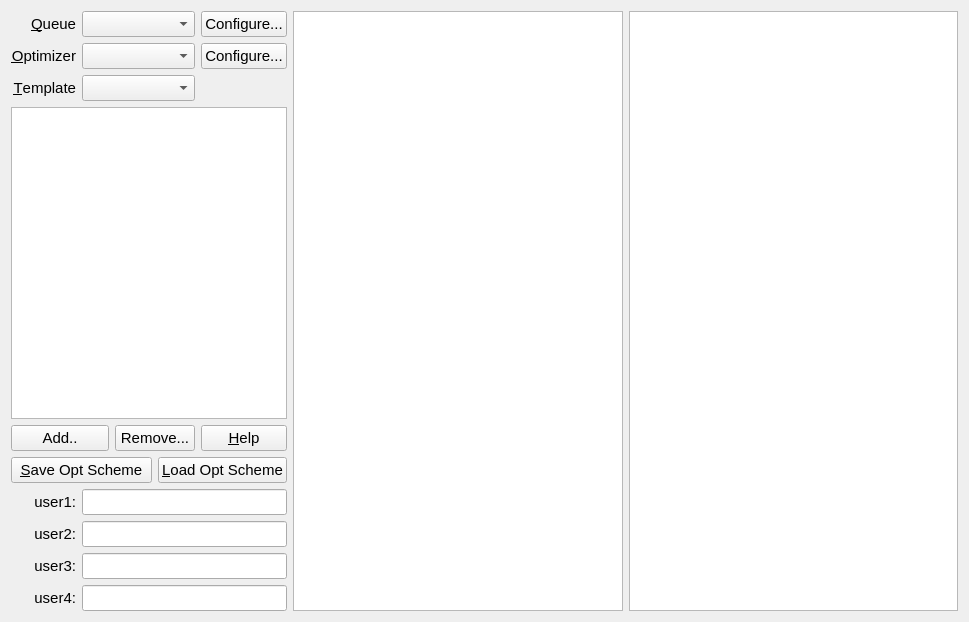
<?xml version="1.0" encoding="UTF-8"?>
<ui version="4.0">
 <class>DefaultEditTab</class>
 <widget class="QWidget" name="DefaultEditTab">
  <property name="geometry">
   <rect>
    <x>0</x>
    <y>0</y>
    <width>969</width>
    <height>622</height>
   </rect>
  </property>
  <property name="windowTitle">
   <string>Form</string>
  </property>
  <layout class="QGridLayout" name="gridLayout">
   <item row="0" column="0">
    <widget class="QLabel" name="label_6">
     <property name="sizePolicy">
      <sizepolicy hsizetype="Preferred" vsizetype="Preferred">
       <horstretch>0</horstretch>
       <verstretch>0</verstretch>
      </sizepolicy>
     </property>
     <property name="font">
      <font>
       <pointsize>11</pointsize>
      </font>
     </property>
     <property name="text">
      <string>&amp;Queue</string>
     </property>
     <property name="alignment">
      <set>Qt::AlignRight|Qt::AlignTrailing|Qt::AlignVCenter</set>
     </property>
     <property name="buddy">
      <cstring>combo_queueInterfaces</cstring>
     </property>
    </widget>
   </item>
   <item row="0" column="1" colspan="3">
    <widget class="QComboBox" name="combo_queueInterfaces">
     <property name="font">
      <font>
       <pointsize>11</pointsize>
      </font>
     </property>
    </widget>
   </item>
   <item row="0" column="4">
    <widget class="QPushButton" name="push_queueInterfaceConfig">
     <property name="sizePolicy">
      <sizepolicy hsizetype="Maximum" vsizetype="Fixed">
       <horstretch>0</horstretch>
       <verstretch>0</verstretch>
      </sizepolicy>
     </property>
     <property name="font">
      <font>
       <pointsize>11</pointsize>
      </font>
     </property>
     <property name="text">
      <string>Configure...</string>
     </property>
    </widget>
   </item>
   <item row="0" column="5" rowspan="10">
    <widget class="QTextEdit" name="edit_edit">
     <property name="sizePolicy">
      <sizepolicy hsizetype="MinimumExpanding" vsizetype="Expanding">
       <horstretch>0</horstretch>
       <verstretch>0</verstretch>
      </sizepolicy>
     </property>
     <property name="font">
      <font>
       <pointsize>11</pointsize>
      </font>
     </property>
    </widget>
   </item>
   <item row="0" column="6" rowspan="10">
    <widget class="QListWidget" name="list_edit">
     <property name="sizePolicy">
      <sizepolicy hsizetype="MinimumExpanding" vsizetype="Expanding">
       <horstretch>0</horstretch>
       <verstretch>0</verstretch>
      </sizepolicy>
     </property>
     <property name="font">
      <font>
       <pointsize>11</pointsize>
      </font>
     </property>
    </widget>
   </item>
   <item row="1" column="0">
    <widget class="QLabel" name="label_5">
     <property name="font">
      <font>
       <pointsize>11</pointsize>
      </font>
     </property>
     <property name="text">
      <string>&amp;Optimizer</string>
     </property>
     <property name="alignment">
      <set>Qt::AlignRight|Qt::AlignTrailing|Qt::AlignVCenter</set>
     </property>
     <property name="buddy">
      <cstring>combo_optimizers</cstring>
     </property>
    </widget>
   </item>
   <item row="1" column="1" colspan="3">
    <widget class="QComboBox" name="combo_optimizers">
     <property name="font">
      <font>
       <pointsize>11</pointsize>
      </font>
     </property>
    </widget>
   </item>
   <item row="1" column="4">
    <widget class="QPushButton" name="push_optimizerConfig">
     <property name="font">
      <font>
       <pointsize>11</pointsize>
      </font>
     </property>
     <property name="text">
      <string>Configure...</string>
     </property>
    </widget>
   </item>
   <item row="2" column="0">
    <widget class="QLabel" name="label_15">
     <property name="font">
      <font>
       <pointsize>11</pointsize>
      </font>
     </property>
     <property name="text">
      <string>&amp;Template</string>
     </property>
     <property name="alignment">
      <set>Qt::AlignRight|Qt::AlignTrailing|Qt::AlignVCenter</set>
     </property>
     <property name="buddy">
      <cstring>combo_templates</cstring>
     </property>
    </widget>
   </item>
   <item row="2" column="1" colspan="3">
    <widget class="QComboBox" name="combo_templates">
     <property name="font">
      <font>
       <pointsize>11</pointsize>
      </font>
     </property>
    </widget>
   </item>
   <item row="3" column="0" colspan="5">
    <widget class="QListWidget" name="list_optStep">
     <property name="font">
      <font>
       <pointsize>11</pointsize>
      </font>
     </property>
    </widget>
   </item>
   <item row="4" column="0" colspan="2">
    <widget class="QPushButton" name="push_add">
     <property name="font">
      <font>
       <pointsize>11</pointsize>
      </font>
     </property>
     <property name="text">
      <string>Add..</string>
     </property>
    </widget>
   </item>
   <item row="4" column="2" colspan="2">
    <widget class="QPushButton" name="push_remove">
     <property name="font">
      <font>
       <pointsize>11</pointsize>
      </font>
     </property>
     <property name="text">
      <string>Remove...</string>
     </property>
    </widget>
   </item>
   <item row="4" column="4">
    <widget class="QPushButton" name="push_help">
     <property name="font">
      <font>
       <pointsize>11</pointsize>
      </font>
     </property>
     <property name="text">
      <string>&amp;Help</string>
     </property>
    </widget>
   </item>
   <item row="5" column="0" colspan="3">
    <widget class="QPushButton" name="push_saveScheme">
     <property name="font">
      <font>
       <pointsize>11</pointsize>
      </font>
     </property>
     <property name="text">
      <string>&amp;Save Opt Scheme</string>
     </property>
    </widget>
   </item>
   <item row="5" column="3" colspan="2">
    <widget class="QPushButton" name="push_loadScheme">
     <property name="font">
      <font>
       <pointsize>11</pointsize>
      </font>
     </property>
     <property name="text">
      <string>&amp;Load Opt Scheme</string>
     </property>
    </widget>
   </item>
   <item row="6" column="0">
    <widget class="QLabel" name="label">
     <property name="font">
      <font>
       <pointsize>11</pointsize>
      </font>
     </property>
     <property name="text">
      <string>user1:</string>
     </property>
     <property name="alignment">
      <set>Qt::AlignRight|Qt::AlignTrailing|Qt::AlignVCenter</set>
     </property>
    </widget>
   </item>
   <item row="7" column="0">
    <widget class="QLabel" name="label_2">
     <property name="font">
      <font>
       <pointsize>11</pointsize>
      </font>
     </property>
     <property name="text">
      <string>user2:</string>
     </property>
     <property name="alignment">
      <set>Qt::AlignRight|Qt::AlignTrailing|Qt::AlignVCenter</set>
     </property>
    </widget>
   </item>
   <item row="8" column="0">
    <widget class="QLabel" name="label_3">
     <property name="font">
      <font>
       <pointsize>11</pointsize>
      </font>
     </property>
     <property name="text">
      <string>user3:</string>
     </property>
     <property name="alignment">
      <set>Qt::AlignRight|Qt::AlignTrailing|Qt::AlignVCenter</set>
     </property>
    </widget>
   </item>
   <item row="9" column="0">
    <widget class="QLabel" name="label_4">
     <property name="font">
      <font>
       <pointsize>11</pointsize>
      </font>
     </property>
     <property name="text">
      <string>user4:</string>
     </property>
     <property name="alignment">
      <set>Qt::AlignRight|Qt::AlignTrailing|Qt::AlignVCenter</set>
     </property>
    </widget>
   </item>
   <item row="6" column="1" colspan="4">
    <widget class="QLineEdit" name="edit_user1">
     <property name="font">
      <font>
       <pointsize>11</pointsize>
      </font>
     </property>
    </widget>
   </item>
   <item row="7" column="1" colspan="4">
    <widget class="QLineEdit" name="edit_user2">
     <property name="font">
      <font>
       <pointsize>11</pointsize>
      </font>
     </property>
    </widget>
   </item>
   <item row="8" column="1" colspan="4">
    <widget class="QLineEdit" name="edit_user3">
     <property name="font">
      <font>
       <pointsize>11</pointsize>
      </font>
     </property>
    </widget>
   </item>
   <item row="9" column="1" colspan="4">
    <widget class="QLineEdit" name="edit_user4">
     <property name="font">
      <font>
       <pointsize>11</pointsize>
      </font>
     </property>
    </widget>
   </item>
  </layout>
 </widget>
 <tabstops>
  <tabstop>list_optStep</tabstop>
  <tabstop>edit_user2</tabstop>
  <tabstop>edit_user4</tabstop>
  <tabstop>edit_edit</tabstop>
  <tabstop>list_edit</tabstop>
 </tabstops>
 <resources/>
 <connections/>
</ui>
